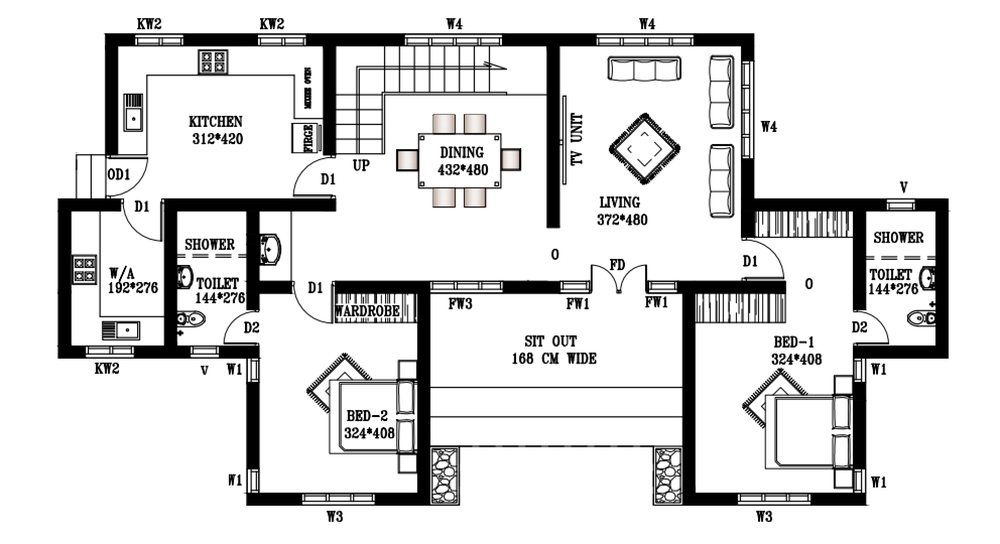
#> input picture Images/Examples/example.png, 1000 x 544 px, shrunk from 1984 x 1080 before the run
$ python text_recognition.py
#> lines starting #> are read from the running program, lines starting #| are printed output that depends on the picture; after the words box and inside, x2 and y2 are one past the last pixel; in counts of white or black regions, pixels touching at a corner belong together
import cv2
import numpy as np
import pytesseract  # Tesseract OCR for text recognition
import os

"""
Text recognition test with Tesseract OCR integration
"""

example_image_path = (
    os.path.dirname(os.path.realpath(__file__)) + "/../../../Images/Examples/example.png"
)

# Read image
img = cv2.imread(example_image_path)
#> img is the input picture: shape (544, 1000, 3); mean B, G, R 219.6, 219.6, 219.6
mask = np.zeros(img.shape, dtype=np.uint8)
gray = cv2.cvtColor(img, cv2.COLOR_BGR2GRAY)

# Pre-process image: Gaussian Blur and Thresholding
gray = cv2.GaussianBlur(gray, (9, 9), 1)
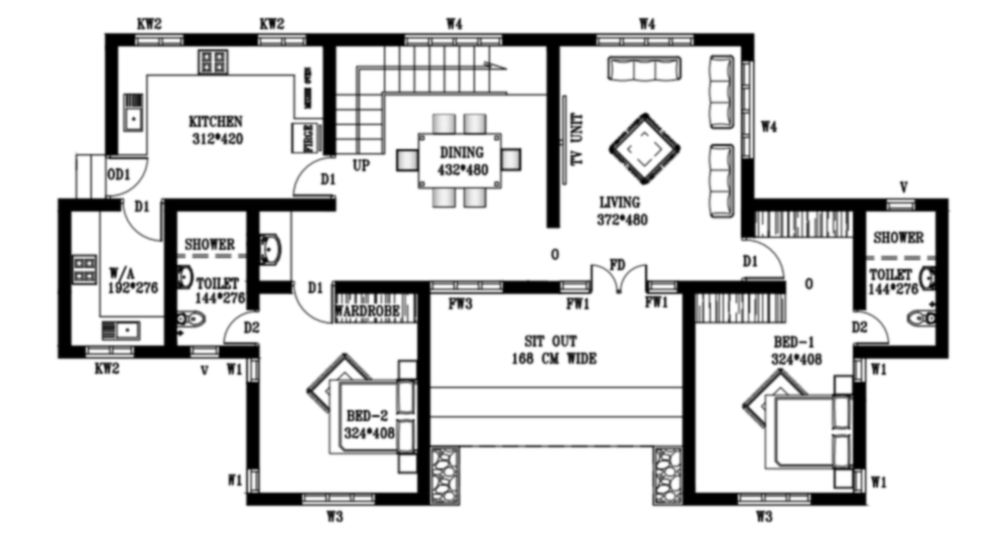
#> gray: shape (544, 1000); min 0, max 255, mean 219.6
_, threshold = cv2.threshold(gray, 150, 255, cv2.THRESH_BINARY_INV)
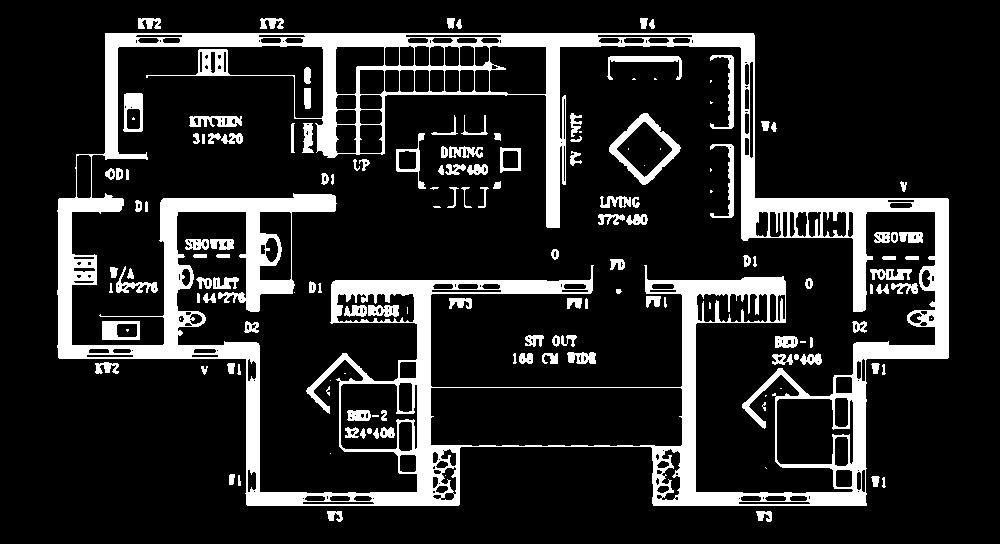
#> threshold: shape (544, 1000); 15.3% white; 154 white regions (28 under 20 px)

# Find contours in the thresholded image
contours, hierarchy = cv2.findContours(threshold, cv2.RETR_TREE, cv2.CHAIN_APPROX_SIMPLE)
#> contours = 432 contours, 181 with area under 20; largest, box (x1, y1, x2, y2) and area: (57, 33, 949, 506) 330370, (71, 45, 936, 494) 218254, (430, 387, 683, 447) 14684, (776, 398, 854, 465) 4077, (340, 383, 418, 450) 4049

# Create list to store ROIs
ROI = []

# Process each contour
for cnt in contours:
    x, y, w, h = cv2.boundingRect(cnt)
    if h < 20:  # Filter small contours based on height
        cv2.drawContours(mask, [cnt], 0, (255, 255, 255), 1)
#> this loop made 432 passes
#> (x, y, w, h) on passes 1 to 3: (756, 511, 16, 11), (327, 511, 16, 11), (882, 477, 4, 11)
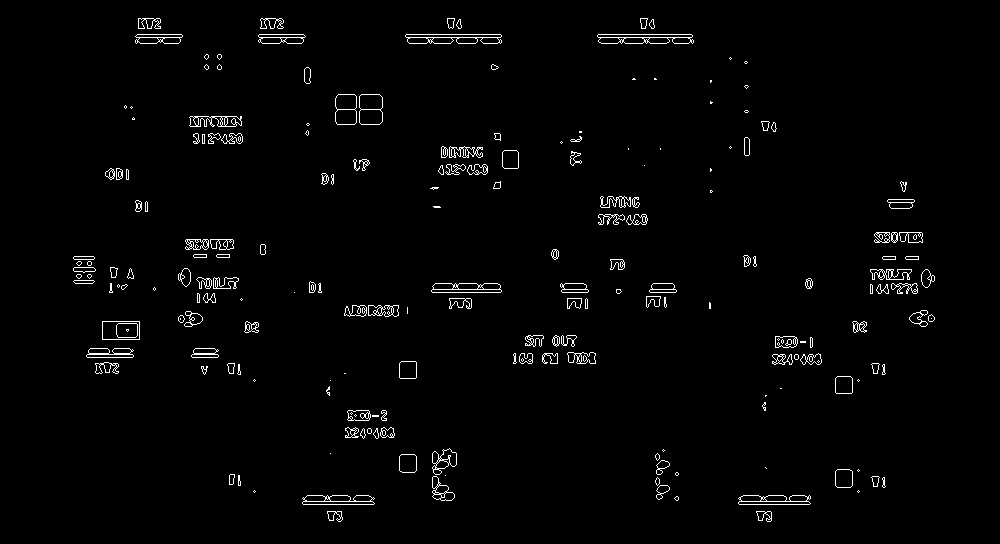
#> mask: shape (544, 1000, 3); 1.8% white in thin lines or dots, all inside (x1, y1, x2, y2) = (73, 18, 935, 522)

# Dilation to fill in gaps between contours
kernel = np.ones((7, 7), np.uint8)
dilation = cv2.dilate(mask, kernel, iterations=1)
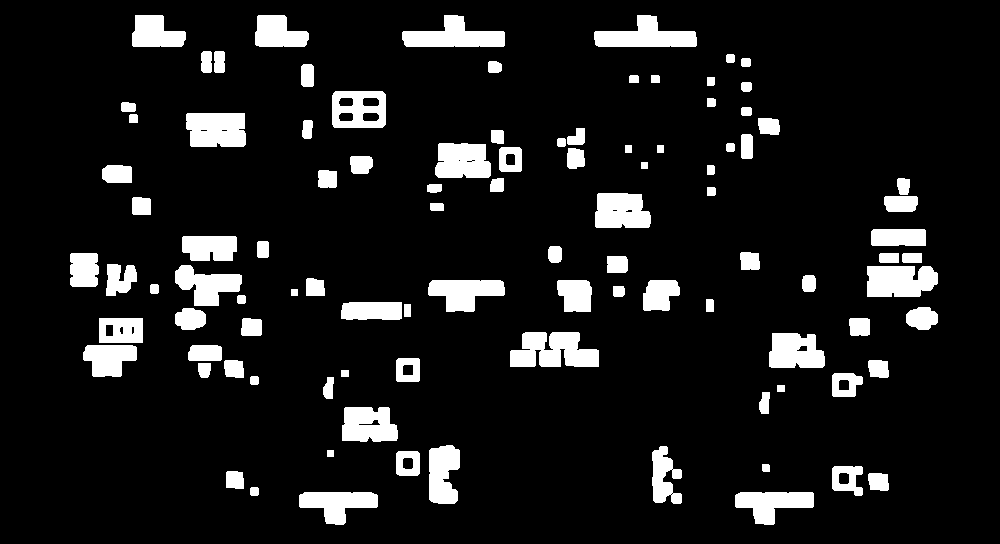
#> dilation: shape (544, 1000, 3); 10.2% white; 100 white regions, largest, box (x1, y1, x2, y2) and area: (510, 332, 599, 367) 2340, (867, 266, 938, 297) 1952, (402, 15, 505, 47) 1946
gray_d = cv2.cvtColor(dilation, cv2.COLOR_BGR2GRAY)
#> gray_d: shape (544, 1000); 10.2% white; 100 white regions

# Threshold the dilated image to get contours for potential text areas
_, threshold_d = cv2.threshold(gray_d, 150, 255, cv2.THRESH_BINARY)
contours_d, hierarchy = cv2.findContours(threshold_d, cv2.RETR_TREE, cv2.CHAIN_APPROX_SIMPLE)
#> contours_d = 124 contours, 10 with area under 20; largest, box (x1, y1, x2, y2) and area: (510, 332, 599, 367) 2159, (332, 91, 386, 128) 1890, (867, 266, 938, 297) 1841, (186, 113, 246, 147) 1828, (402, 15, 505, 47) 1817

# Loop over the contours to detect ROI
for cnt in contours_d:
    x, y, w, h = cv2.boundingRect(cnt)
    if w > 50:  # Filter contours based on width
        # Draw a green rectangle around detected text areas
        cv2.rectangle(img, (x, y), (x + w, y + h), (0, 255, 0), 2)
        roi_c = img[y : y + h, x : x + w]  # Extract the region of interest
        ROI.append(roi_c)

        # Use Tesseract OCR to extract text from each ROI
#> (the run stopped early here; a loop or call above may not have finished)
